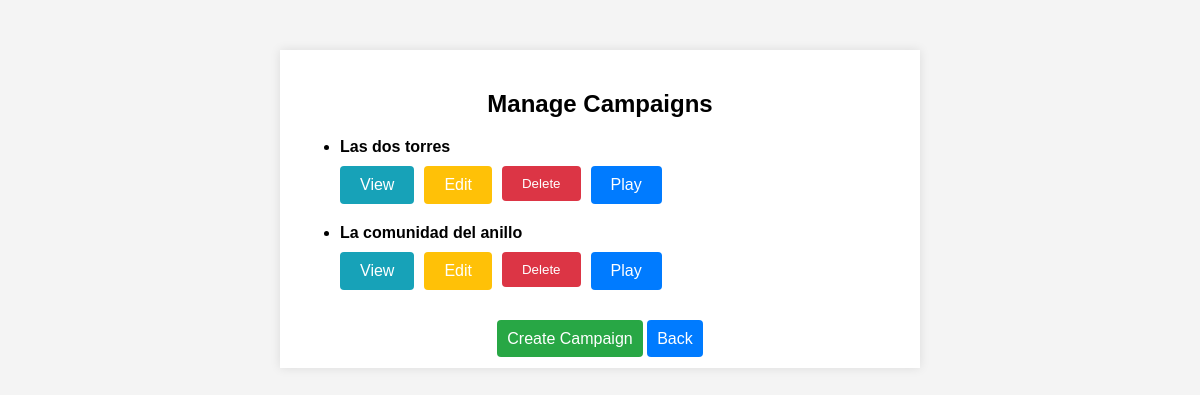
/campaigns/ (signed in), run on an earlier commit of the app's database.
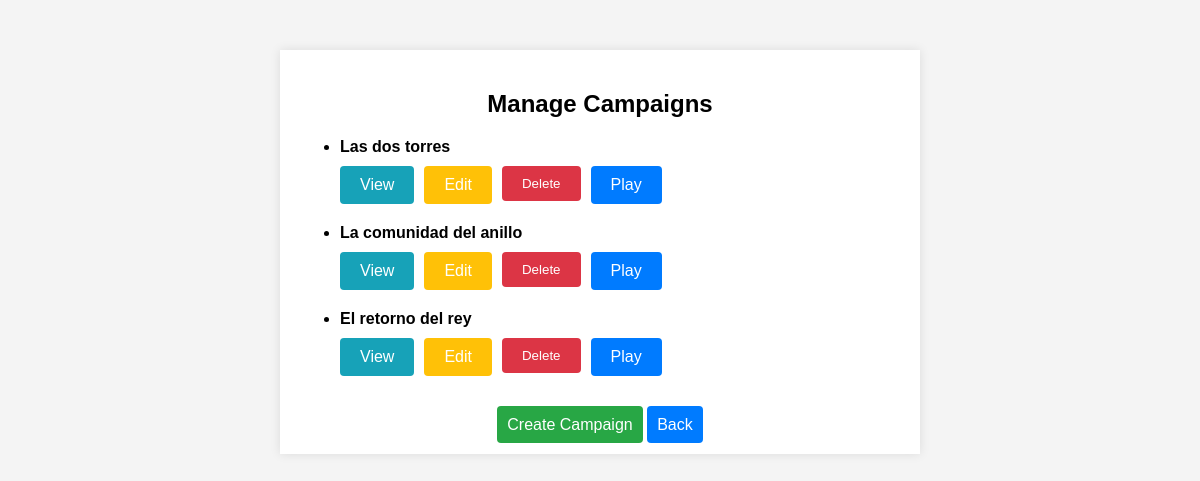
And on a later commit of the database.
### app/models/campaign.py (models this page shows, shortened)
class Campaign(db.Model):
    id = db.Column(db.Integer, primary_key=True)
    name = db.Column(db.String(150), nullable=False)
    master_id = db.Column(db.Integer, db.ForeignKey('user.id'), nullable=False)
    is_public = db.Column(db.Boolean, default=False)
    allowed_players = db.relationship('User', secondary=allowed_players, lazy='subquery',
                                      backref=db.backref('campaigns', lazy=True))

### app/routes/campaigns.py (the view)
@campaigns_bp.route('/')
@login_required
def list_campaigns():
    if current_user.role == 'master':
        campaigns = Campaign.query.filter_by(master_id=current_user.id).all()
    else:
        campaigns = Campaign.query.filter(
            (Campaign.is_public == True) |
            (Campaign.allowed_players.any(id=current_user.id))
        ).all()
    return render_template('campaigns/list.html', campaigns=campaigns)

### app/templates/campaigns/list.html (shortened to what this page needs)
<!DOCTYPE html>
<html lang="en">
<head>
    <link rel="stylesheet" href="{{ url_for('static', filename='styles.css') }}">
</head>
<body>
    <div class="container">
        <h2>Manage Campaigns</h2>
        <ul>
            {% for campaign in campaigns %}
            <li class="campaign-item">
                <strong>{{ campaign.name }}</strong>
                <div class="button-group">
                    <a href="{{ url_for('campaigns.view_campaign', campaign_id=campaign.id) }}" class="btn view-button">View</a>
                    {% if current_user.role == 'master' %}
                    <a href="{{ url_for('campaigns.edit_campaign', campaign_id=campaign.id) }}" class="btn edit-button">Edit</a>
                    <form method="POST" action="{{ url_for('campaigns.delete_campaign', campaign_id=campaign.id) }}" style="display:inline;">
                        <button type="submit" class="btn delete-button">Delete</button>
                    </form>
                    <a href="{{ url_for('campaigns.play_campaign', campaign_id=campaign.id) }}" class="btn play-button">Play</a>
                    {% endif %}
                </div>
            </li>
            {% endfor %}
        </ul>
        <div class="button-container">
            {% if current_user.role == 'master' %}
            <a href="{{ url_for('campaigns.create_campaign') }}" class="create-button">Create Campaign</a>
            {% endif %}
            <a href="{{ url_for('main.operations') }}" class="back-button">Back</a>
        </div>
    </div>
</body>
</html>

What changed in the data, as far as the page shows it:
added Campaign: name "El retorno del rey"
